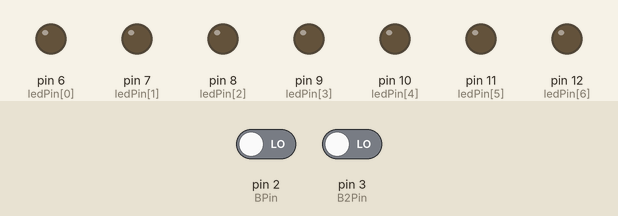
This sketch was run on a simulated Arduino Uno, built with avr-gcc and run on an emulated ATmega328P. On the bench: output pins drawn as LEDs (lit = HIGH). Dashed ring = blinking. The inputs (shaded band) are chosen by the test bench; at power-on: pin 3 (B2Pin) LOW, pin 2 (BPin) LOW. Random numbers use the default seed unless the sketch sets one; what the sketch prints to the serial monitor is not drawn.

Above: at 1.2 s.
1.3 s: pin 3 (B2Pin) driven HIGH
At 2.41 s:
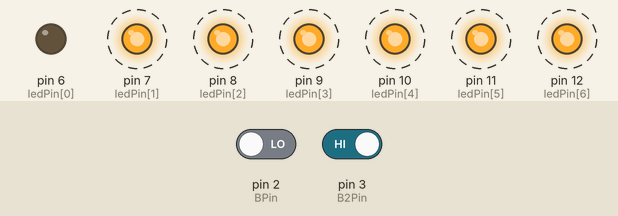
At 3.63 s:
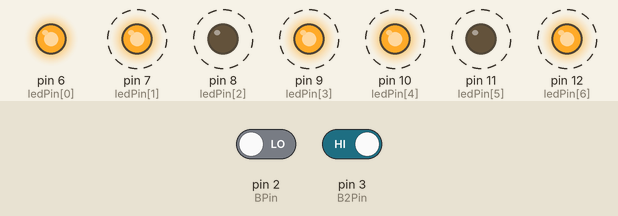
4.3 s: pin 2 (BPin) driven HIGH
5.8 s: pin 2 (BPin) driven LOW
At 6.27 s:
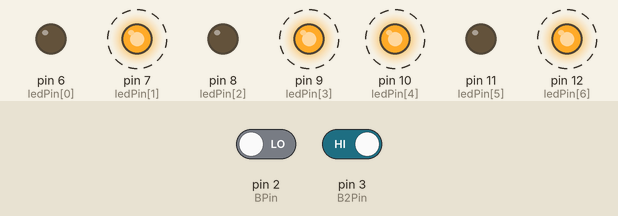
8.8 s: pin 3 (B2Pin) driven LOW
Timing chart, 0 to 15.1 s (numbered marks = the images above; inputs shaded):
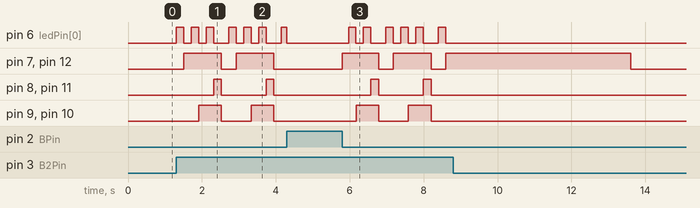

Measured:
- after the input at 1.3 s, pin 6 (ledPin[0]): LOW → HIGH at once, → LOW 0.20 s later, → HIGH 0.20 s later, → LOW 0.20 s later, … (13 changes in this stretch); pin 7 (ledPin[1]): alternates HIGH for 1.0 s and LOW for 0.40 s, starting after 0.21 s
- after the input at 5.8 s, pin 6 (ledPin[0]): LOW → HIGH after 0.17 s, → LOW 0.20 s later, → HIGH 0.20 s later, → LOW 0.20 s later, … (12 changes in this stretch); pin 7 (ledPin[1]): alternates HIGH for 1.0 s and LOW for 0.40 s, starting at once

The sketch:

D6.ino
```cpp
/**********************************************************************************
**                                                                               **
**                                 D6                                            **
**                                                                               **
**                                                                               **
**********************************************************************************/
//********** Includes *************************************************************
//********** Variables ************************************************************
const int ledPin[]={6,7,8,9,10,11,12};             //definir noms pels pins de sortida
int ledNum=7;                                      //definir variable de numero de Leds
unsigned long currentmillis=0;                     //sincro amb millis()
bool ELed1=false;                                  //per guardar estat led 1 Pin7
bool ELed2=false;                                  //per guardar estat led 2 Pin8
bool ELed3=false;                                  //per guardar estat led 3 Pin9
bool ELed4=false;                                  //per guardar estat led 4 Pin10
bool ELed5=false;                                  //per guardar estat led 5 Pin11
bool ELed6=false;                                  //per guardar estat led 6 Pin12
bool ELed7=false;                                  //per guardar estat led 7 Pin6
const int BPin=2;                                  //definir boto a l'entrada 2
const int B2Pin=3;                                 //definir boto a l'entrada 3
int result=0;                                      //guarda resultat tirada
bool botoState=false;                              //estat del boto
bool boto2State=false;                             //estat del boto2
unsigned long tim1=0;                              //per generar delay de suma de dau
unsigned long tim2=0;                              //per gestionar temps d'enenyar resultat

//********** Setup ****************************************************************
void setup() {
  randomSeed(analogRead(A0));                        //per generar noves seqüències ASSEGURAR QUE LA ENTRADA NO ES FA SERVIR
  Serial.begin(9600);                               //definir velocitat

  for(int i = 0; i < ledNum; i++){                  //definir els pins 7,8,9,10,11 i 12 com sortides
  pinMode(ledPin[i], OUTPUT);
  }

  for(int j = 0; j < ledNum ; j++){                 //posar Leds a 0
  digitalWrite(ledPin[j], 0);
  }
  pinMode(BPin,INPUT);                             //definir pin 2 com a entrada
  pinMode(B2Pin,INPUT);                            //definir pin 3 com a entrada

}

//********** Loop *****************************************************************
void loop() {
  botoState=digitalRead(BPin);                      //PAE
  boto2State=digitalRead(B2Pin);


  if(boto2State==1&&millis()-tim1>200){
    tim1=millis();
    result=result+1;
    tim2=millis();
  }
  else if(result>6){
    result=0;
  }


  if (botoState==1){                                //OB100
    tim2=millis();
    result=random(1,7);
      ELed1=0;
      ELed2=0;
      ELed3=0;
      ELed4=0;
      ELed5=0;
      ELed6=0;
      ELed7=0;
  }


  else if (botoState==0&&millis()-tim2<=5000){
    switch(result){
      case 0:
      ELed1=0;
      ELed2=0;
      ELed3=0;
      ELed4=0;
      ELed5=0;
      ELed6=0;
      ELed7=0;
      break;

      case 1:
      ELed1=0;
      ELed2=0;
      ELed3=0;
      ELed4=0;
      ELed5=0;
      ELed6=0;
      ELed7=1;

      break;

      case 2:
      ELed1=1;
      ELed2=0;
      ELed3=0;
      ELed4=0;
      ELed5=0;
      ELed6=1;
      ELed7=0;
      break;

      case 3:
      ELed1=1;
      ELed2=0;
      ELed3=0;
      ELed4=0;
      ELed5=0;
      ELed6=1;
      ELed7=1;
      break;

      case 4:
      ELed1=1;
      ELed2=0;
      ELed3=1;
      ELed4=1;
      ELed5=0;
      ELed6=1;
      ELed7=0;
      break;

      case 5:
      ELed1=1;
      ELed2=0;
      ELed3=1;
      ELed4=1;
      ELed5=0;
      ELed6=1;
      ELed7=1;
      break;

      case 6:
      ELed1=1;
      ELed2=1;
      ELed3=1;
      ELed4=1;
      ELed5=1;
      ELed6=1;
      ELed7=0;
      break;
    }
  }

    else if(millis()-tim2>5000){
      ELed1=0;
      ELed2=0;
      ELed3=0;
      ELed4=0;
      ELed5=0;
      ELed6=0;
      ELed7=0;

  }

digitalWrite(6,ELed7);                               //PAA
digitalWrite(7,ELed1);
digitalWrite(8,ELed2);
digitalWrite(9,ELed3);
digitalWrite(10,ELed4);
digitalWrite(11,ELed5);
digitalWrite(12,ELed6);
Serial.println(result);
}
```
